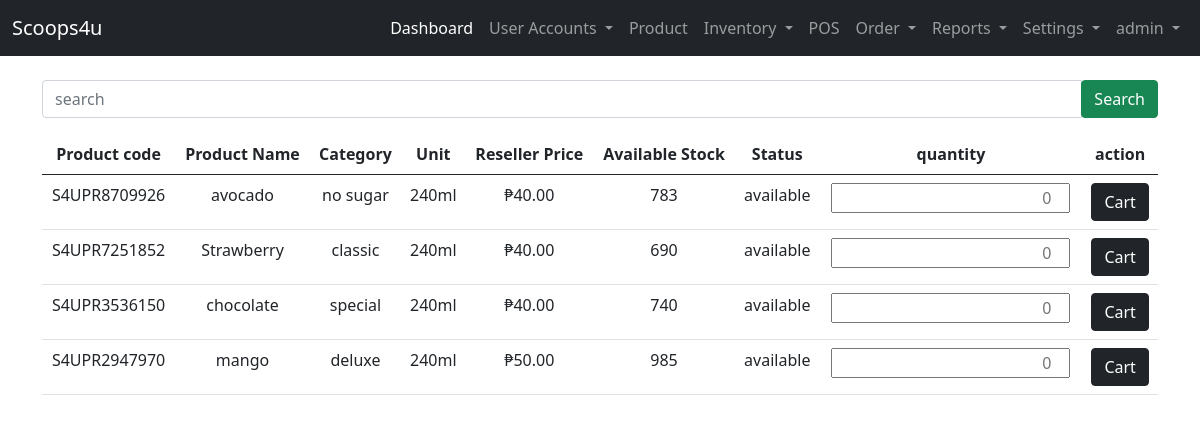
/reseller-site/cart/all-products/ (signed in), run on an earlier commit of the app's database.
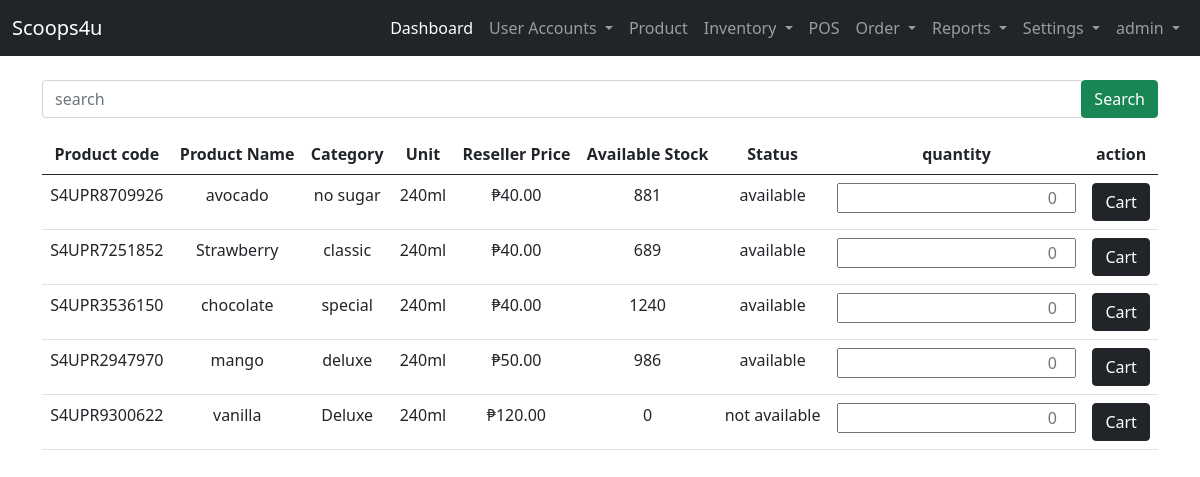
And on a later commit of the database.
### admin_site/models.py (models this page shows, shortened)
class Product(models.Model):
    STATUS = (("available","available"),("not available","not available"))
    product_code =  models.CharField(unique=True, max_length=200, verbose_name='Product Code')
    product_category =  models.CharField(max_length=200, verbose_name='Category')
    product_name=  models.CharField(max_length=200, verbose_name='Product Name')
    product_unit =  models.CharField(max_length=200, verbose_name='Unit')
    product_ResellerPrice =   models.BigIntegerField(null=True, verbose_name='Reseller Price')
    product_price =   models.BigIntegerField(null=True, verbose_name='Pos Price')
    product_stock =  models.BigIntegerField(null=True, verbose_name='Available Stock')
    product_status =  models.CharField(max_length=200, choices=STATUS, verbose_name='Status')

### reseller_site/views.py (the view)
# urls.py: path('cart/all-products/', views.all_products ,name='all_products'),
@login_required(login_url='landing_page:login')
def all_products(request):
    list_products = Product.objects.all()
    context = {'list_products':list_products}
    return render(request, 'reseller_site/cart/all-products.html', context)

### templates/reseller_site/cart/all-products.html (shortened to what this page needs)
{% extends 'admin_site/base.html' %}
{% block content %}
{% load humanize %}
<form action="{% url 'admin_site:search_product' %}" method="get" class="my-3 ">
    <div class="input-group">
        <input type="text" class="form-control" name="search" placeholder="search" required>
        <div class="input-group-append">
            <button class="btn btn-success">Search</button>
        </div>
    </div>
</form>
{% if list_products %}
<table class="table table-hover text-center">
    <thead>
        <tr>
            <th>Product code </th>
            <th>Product Name</th>
            <th>Category</th>
            <th>Unit</th>
            <th>Reseller Price</th>
            <th>Available Stock</th>
            <th>Status</th>
            <th>quantity</th>
            <th>action</th>
        </tr>
    </thead>
    <tbody>
        {% for list in list_products %}
        <tr>
            <td>{{ list.product_code }}</td>
            <td>{{ list.product_name }}</td>
            <td>{{ list.product_category }}</td>
            <td>{{ list.product_unit }}</td>
            <td>&#8369;{{ list.product_ResellerPrice|floatformat:2|intcomma  }}</td>
            <td>{{ list.product_stock }}</td>
            <td>{{ list.product_status }}</td>
        <form action="{% url 'reseller_site:cart_products' list.id %}" method="POST">
        <td><input type="number" name="quantity" style="text-align:right;" placeholder="0" required></td>
        <td><button class="btn btn-dark" type="submit" name="cart">Cart</button></td>
        </form>
        </tr>
        {% endfor %}
    </tbody>
</table>
{% endif %}
{% endblock content %}

What changed in the data, as far as the page shows it:
changed Product "S4UPR8709926": product_stock "783" → "881"
changed Product "S4UPR7251852": product_stock "690" → "689"
changed Product "S4UPR3536150": product_stock "740" → "1240"
changed Product "S4UPR2947970": product_stock "985" → "986"
added Product: product_code "S4UPR9300622", product_name "vanilla", product_category "Deluxe", product_unit "240ml", product_ResellerPrice "120.00", product_stock "0", product_status "not available"
